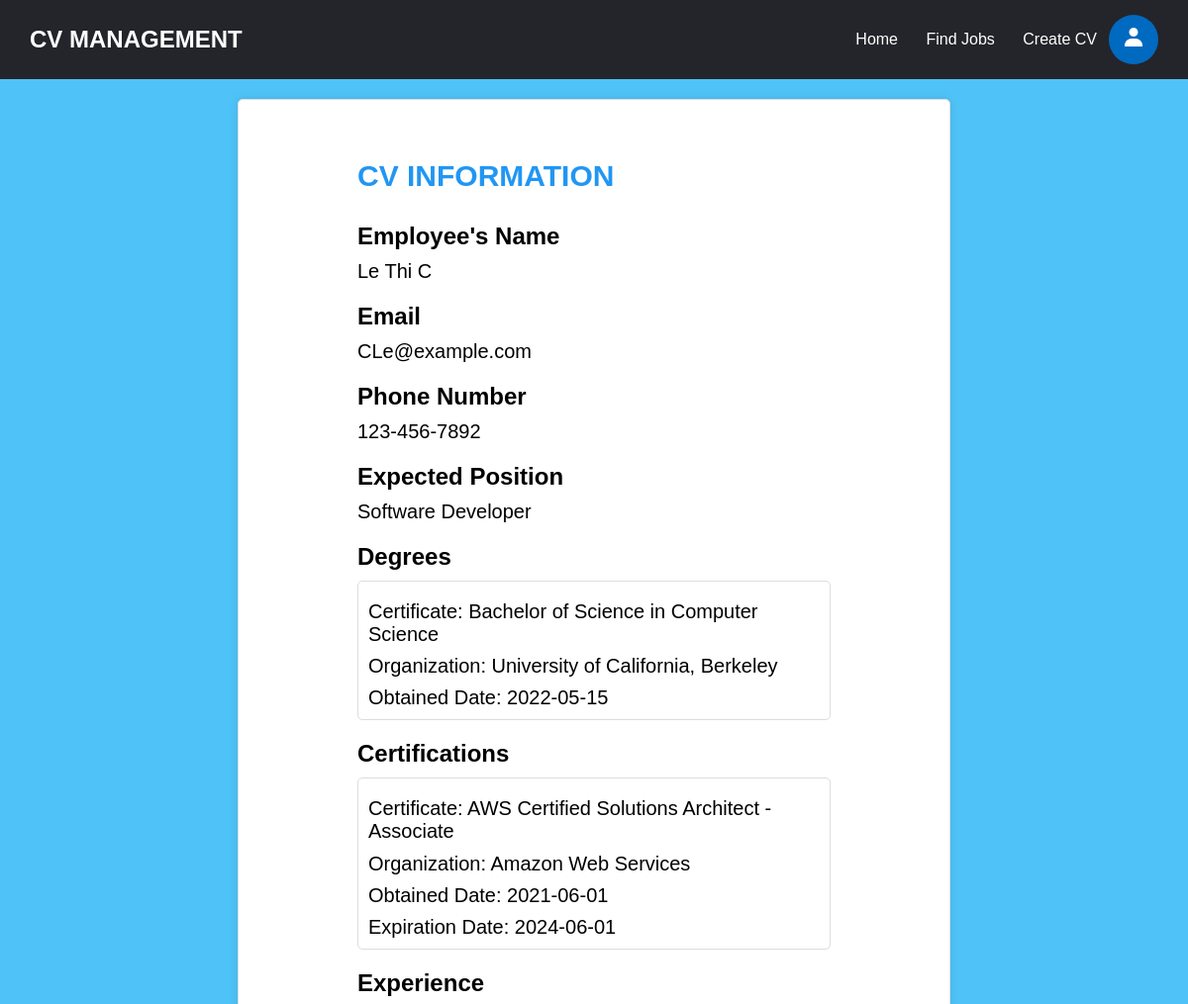
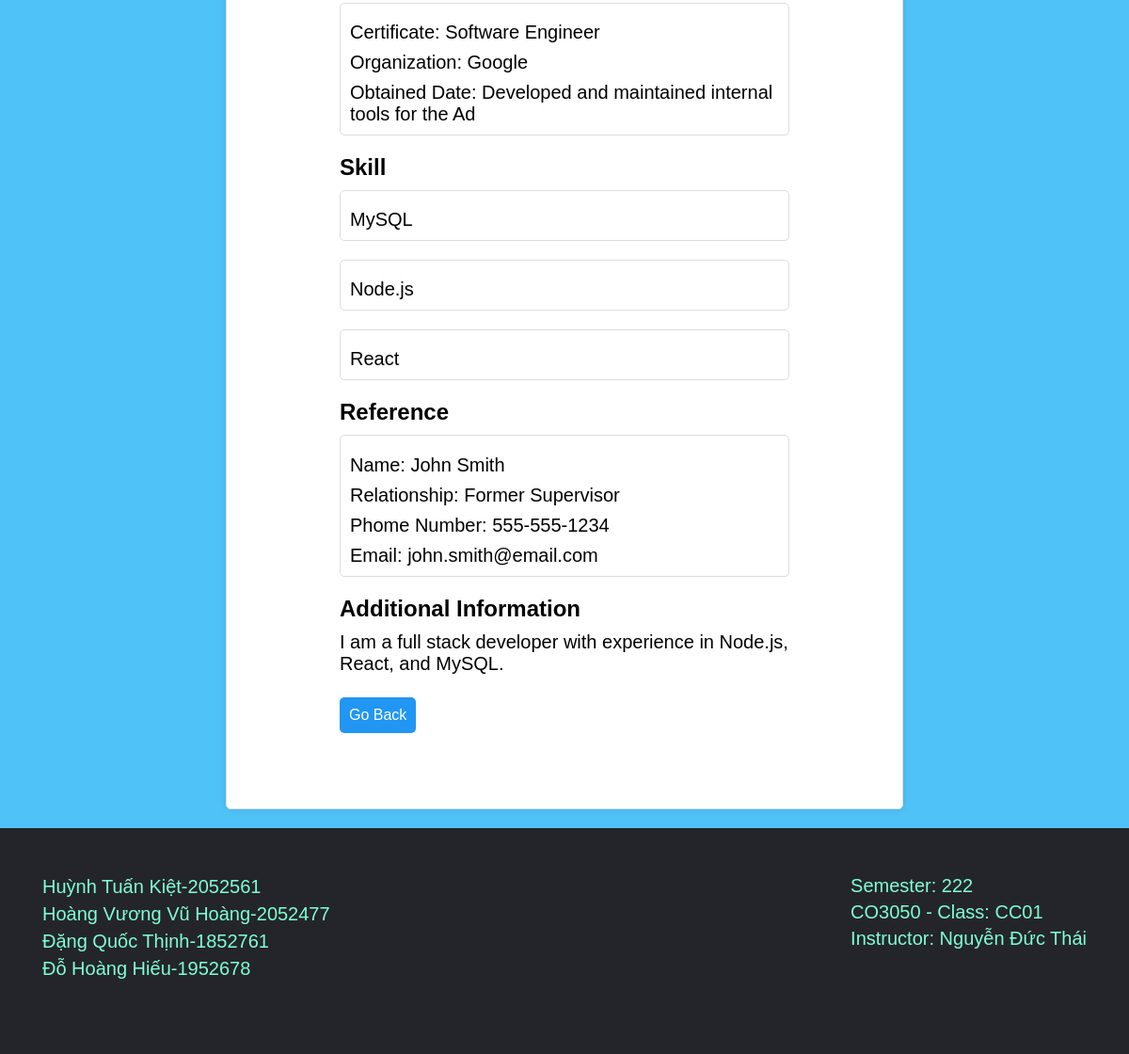
Page /pages/cv.php?id=3 on the committed database (2 pictures, top to bottom).
### tables this page shows
CREATE TABLE IF NOT EXISTS EMPLOYEE (
  id VARCHAR(6),
  name VARCHAR(50) NOT NULL,
  email VARCHAR(100) NOT NULL,
  password VARCHAR(255) NOT NULL,
  phonenumber VARCHAR(20) NOT NULL,
  PRIMARY KEY (id, email)
);

CREATE TABLE IF NOT EXISTS CV (
  id INT AUTO_INCREMENT PRIMARY KEY NOT NULL,
  employee_id VARCHAR(6),
  position VARCHAR(100),
  additional_information TEXT,
  FOREIGN KEY (employee_id) REFERENCES EMPLOYEE(id) ON DELETE CASCADE
);

CREATE TABLE IF NOT EXISTS CV_DEGREES (
  cv_id INT,
  degree_name VARCHAR(50),
  school_name VARCHAR(50),
  date_obtained DATE,
  PRIMARY KEY (cv_id, degree_name),
  FOREIGN KEY (cv_id) REFERENCES CV(id) ON DELETE CASCADE
);

CREATE TABLE IF NOT EXISTS CV_CERTIFICATES (
  id INT AUTO_INCREMENT PRIMARY KEY NOT NULL,
  cv_id INT,
  certificate_name VARCHAR(50),
  issuing_organization VARCHAR(50),
  date_obtained DATE,
  expiration_date DATE,
  FOREIGN KEY (cv_id) REFERENCES CV(id) ON DELETE CASCADE
);

CREATE TABLE IF NOT EXISTS CV_EXPERIENCES (
  cv_id INT,
  experience_id INT AUTO_INCREMENT PRIMARY KEY NOT NULL,
  job_title VARCHAR(50),
  company_name VARCHAR(50),
  description VARCHAR(50),
  FOREIGN KEY (cv_id) REFERENCES CV(id) ON DELETE CASCADE
);

CREATE TABLE IF NOT EXISTS CV_SKILLS(
  cv_id INT,
  skills_name VARCHAR(50),
  PRIMARY KEY (cv_id, skills_name),
  FOREIGN KEY (cv_id) REFERENCES CV(id) ON DELETE CASCADE
);

CREATE TABLE IF NOT EXISTS CV_REFERENCES (
  id INT PRIMARY KEY NOT NULL AUTO_INCREMENT,
  cv_id INT,
  name VARCHAR(20),
  relationship VARCHAR(20),
  phone_number VARCHAR(20),
  email VARCHAR(20),
  FOREIGN KEY (cv_id) REFERENCES CV(id) ON DELETE CASCADE
);

### pages/cv.php (the view, shortened to what this page needs)
<!DOCTYPE html>
<html lang="en">
<head>
  <link rel="stylesheet" href="./pages/styles.css">
</head>
<?php
    if ($_SESSION['login'] == 1){
?>
<header>
    <div class = "logo" >CV MANAGEMENT</div>
    <ul class = "nav" id="list">
        <li>
            <a href="./index.php?page=home" title = "CVMangement home page">Home</a>
        </li>
        <li>
            <a href="./index.php?page=candidate_search" title = "CVMangement candidate search">Candidate Search</a>
        </li>
        <li>
            <a href="./index.php?page=create_job" title = "CVMangement create job">Post A Job</a>
        </li>
    </ul>
    <button onclick="myFunction()"><img/></button>
    <ul class = "nav" id="profile">
        <li>
            <a href="./index.php?page=profile">Profile</a>
        </li>
        <li>
            <a href="./index.php?page=logout">Log out</a>
        </li>
    </ul>
</header>
<?php
    }
    else if ($_SESSION['login'] == 0){
?>
<header>
    <div class = "logo">CV MANAGEMENT</div>
    <ul class = "nav" id="list">
        <li>
            <a href="./index.php?page=home" title = "CVMangement home page">Home</a>
        </li>
        <li>
            <a href = "./index.php?page=find_jobs" title = "CVMangement find jobs page">Find Jobs</a>
        </li>
        <li>
            <a href="./index.php?page=create_cv" title = "CVMangement CV page">Create CV</a>
        </li>
    </ul>
    <button onclick="myFunction()"><img/></button>
</header>
<?php
    }
?>
<body>
  <form style="padding: 5% 10%;">
    <h1 id="profile-type" >CV Information</h1>
    <h2>Employee's Name</h2>
    <?php
        $servername = "localhost";
        $db_username = "root";
        $db_password = "";
        $dbname = "CVManagement";
        $conn =  mysqli_connect($servername,$db_username,$db_password,$dbname);
        $sql = "SELECT * FROM CV WHERE ID = {$_GET['id']}";
        $result = mysqli_query($conn, $sql);
        $cv = mysqli_fetch_assoc($result);
        $sql = "SELECT * FROM employee WHERE ID = '{$cv['employee_id']}'";
        $result = mysqli_query($conn, $sql);
        $employee = mysqli_fetch_assoc($result);
        echo "<p>${employee['name']}</p>";
        echo "<h2>Email</h2>";
        echo "<p>${employee['email']}</p>";
        echo "<h2>Phone Number</h2>";
        echo "<p>${employee['phonenumber']}</p>";
        echo "<h2>Expected Position</h2>";
        echo "<p>${cv['position']}</p>";
        echo "<h2>Degrees</h2>";
        $sql = "SELECT * FROM cv_degrees WHERE cv_id = '{$cv['id']}'";
        $result = mysqli_query($conn, $sql);
        while($row = mysqli_fetch_assoc($result)){
            echo "<div class=\"degree\">
                <p>Certificate: ${row['degree_name']}</p>
                <p>Organization: ${row['school_name']}</p>
                <p>Obtained Date: ${row['date_obtained']}</p>
            </div>";
        }
        $sql = "SELECT * FROM cv_certificates WHERE cv_id = '{$cv['id']}'";
        $result = mysqli_query($conn, $sql);
        echo "<h2>Certifications</h2>";
        while($row = mysqli_fetch_assoc($result)){
            echo "<div class=\"degree\">
                <p>Certificate: ${row['certificate_name']}</p>
                <p>Organization: ${row['issuing_organization']}</p>
                <p>Obtained Date: ${row['date_obtained']}</p>
                <p>Expiration Date: ${row['expiration_date']}</p>
            </div>";
        }
        $sql = "SELECT * FROM cv_experiences WHERE cv_id = '{$cv['id']}'";
        $result = mysqli_query($conn, $sql);
        echo "<h2>Experience</h2>";
        while($row = mysqli_fetch_assoc($result)){
            echo "<div class=\"degree\">
                <p>Certificate: ${row['job_title']}</p>
                <p>Organization: ${row['company_name']}</p>
                <p>Obtained Date: ${row['description']}</p>
            </div>";
        }
        $sql = "SELECT * FROM cv_skills WHERE cv_id = '{$cv['id']}'";
        $result = mysqli_query($conn, $sql);
        echo "<h2>Skill</h2>";
        while($row = mysqli_fetch_assoc($result)){
            echo "<div class=\"degree\">
                <p>${row['skills_name']}</p>
            </div>";
        }
        $sql = "SELECT * FROM cv_references WHERE cv_id = '{$cv['id']}'";
        $result = mysqli_query($conn, $sql);
        echo "<h2>Reference</h2>";
        while($row = mysqli_fetch_assoc($result)){
            echo "<div class=\"degree\">
                <p>Name: ${row['name']}</p>
                <p>Relationship: ${row['relationship']}</p>
                <p>Phome Number: ${row['phone_number']}</p>
                <p>Email: ${row['email']}</p>
            </div>";
        }
        echo "<h2>Additional Information</h2>";
        echo "<p>${cv['additional_information']}</p>";
    ?>
    <div style="margin-top:5%;">
        <button type="button" onclick="back()" >Go Back</button>
    </div>
</form>
</body>
<footer>
    <div class ="mssv">
        <div class ="name" style="margin-right: auto;">
            <p> Huỳnh Tuấn Kiệt-2052561</p>
            <p> Hoàng Vương Vũ Hoàng-2052477 </p>
            <p> Đặng Quốc Thịnh-1852761 </p>
            <p> Đỗ Hoàng Hiếu-1952678</p>
        </div>
        <div class ="lop">
            <p> Semester: 222 </p>
            <p> CO3050 - Class: CC01 </p>
            <p> Instructor: Nguyễn Đức Thái </p>
        </div>
    </div>
</footer>
</html>

### pages/styles.css (style rules this page uses)
* { margin: 0; padding: 0; box-sizing: border-box; }
body { overflow-x: hidden; min-height: 50vh; }
header { position: relative; left: 0px; top: 0px; width: 100vw; height: 10vh; background-color: #24252A; display: flex; align-items: center; padding: 0 2.5vw; box-sizing: border-box; justify-content: flex-end; }
footer { position: relative; width: 100vw; height: 30vh; background-color: #24252A; align-items: center; padding: 20px; justify-content: center; color: aquamarine; font-size: 24px; }
footer .mssv { padding: 25px; display: flex; font-size: 100%; justify-content:right; flex-direction: row; }
header .logo { color: white; font-size: 24px; font-weight: bold; text-align: center; font-family: 'Montserrat', sans-serif; margin-right: auto; }
li, a, button { font-family: 'Montserrat', sans-serif; color: white; text-decoration: none; font-weight: 400; font-size: 16px; border: none; outline: none; }
.nav { list-style: none; white-space: nowrap; overflow-x: auto; }
.nav li { display: inline-block; padding: 0 1vw; }
.nav li a { transition: all 0.3s ease 0s; }
header button { cursor: pointer; width: 50px; height: 50px; background-color: #006ac0; border-radius: 50%; transition: all 0.3s ease 0s; }
#profile-type { font-size: 50px; text-transform: uppercase; margin-bottom: 10px; font-weight: bold; color: #2196F3; }

### pages/cv.php (style rules this page uses)
body { background-color: #4FC3F7; font-family: Arial, sans-serif; }
form { width: 60%; margin: 20px auto; padding: 20px; background-color: #fff; border: 1px solid #ddd; border-radius: 5px; box-shadow: 0px 0px 10px rgba(0, 0, 0, 0.1); }
h2 { margin-top: 20px; margin-bottom: 10px; }
button[type="button"] { display: block; padding: 10px; margin-bottom: 20px; background-color: #2196F3; color: #fff; border: none; border-radius: 5px; cursor: pointer; font-size: 16px; }
.degree, .certificate, .experience, .work, .reference { margin-bottom: 20px; border: 1px solid #ddd; padding: 10px; border-radius: 5px; }
p { margin-top: 2%; font-size: 20px; }
#profile-type { margin-bottom: 30px; font-size: 2.5vw; }

### rows in the picture
employee: name "Le Thi C", email "CLe@example.com", phonenumber "123-456-7892"
cv: position "Software Developer", additional_information "I am a full stack developer with experience in Node.js, React, and MySQL."
cv_degrees: degree_name "Bachelor of Science in Computer Science", school_name "University of California, Berkeley", date_obtained "2022-05-15"
cv_certificates: certificate_name "AWS Certified Solutions Architect - Associate", issuing_organization "Amazon Web Services", date_obtained "2021-06-01", expiration_date "2024-06-01"
cv_experiences: job_title "Software Engineer", company_name "Google", description "Developed and maintained internal tools for the Ad"
cv_skills: skills_name "MySQL"
cv_skills: skills_name "Node.js"
cv_skills: skills_name "React"
cv_references: name "John Smith", relationship "Former Supervisor", phone_number "555-555-1234", email "john.smith@email.com"
